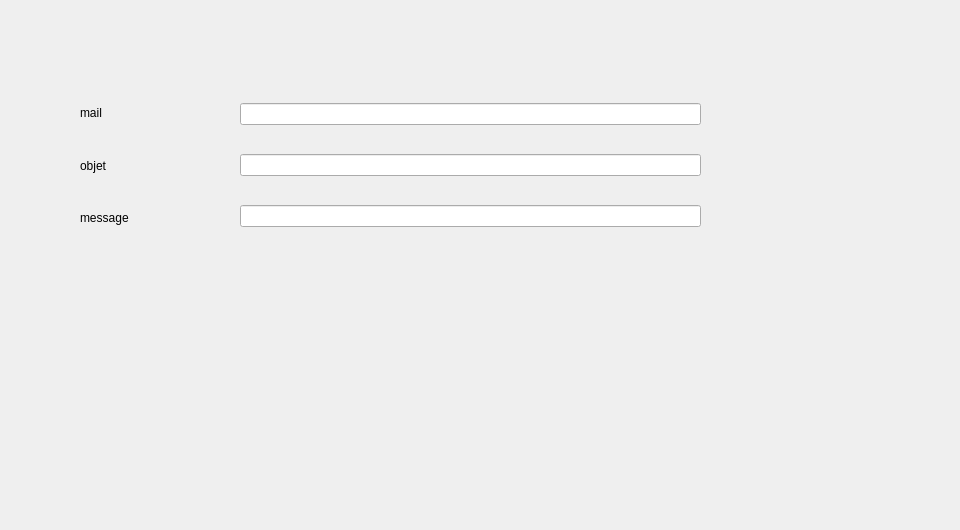
        <widget class="QWidget" name="tab_32">
         <attribute name="title">
          <string>Mailling</string>
         </attribute>
         <widget class="QPushButton" name="pushButton_7">
          <property name="geometry">
           <rect>
            <x>390</x>
            <y>240</y>
            <width>151</width>
            <height>41</height>
           </rect>
          </property>
          <property name="styleSheet">
           <string notr="true">border-image: url(:/img_mus/send.png);
background-color: transparent;
background: none;
border: none;
background-repeat: none;</string>
          </property>
          <property name="text">
           <string/>
          </property>
         </widget>
         <widget class="QWidget" name="verticalLayoutWidget_9">
          <property name="geometry">
           <rect>
            <x>240</x>
            <y>80</y>
            <width>461</width>
            <height>171</height>
           </rect>
          </property>
          <layout class="QVBoxLayout" name="verticalLayout_44">
           <item>
            <widget class="QLineEdit" name="_mail"/>
           </item>
           <item>
            <widget class="QLineEdit" name="_objet"/>
           </item>
           <item>
            <widget class="QLineEdit" name="_message"/>
           </item>
          </layout>
         </widget>
         <widget class="QWidget" name="verticalLayoutWidget_10">
          <property name="geometry">
           <rect>
            <x>80</x>
            <y>90</y>
            <width>160</width>
            <height>151</height>
           </rect>
          </property>
          <layout class="QVBoxLayout" name="verticalLayout_45">
           <item>
            <widget class="QLabel" name="label_144">
             <property name="text">
              <string>mail</string>
             </property>
            </widget>
           </item>
           <item>
            <widget class="QLabel" name="label_145">
             <property name="text">
              <string>objet</string>
             </property>
            </widget>
           </item>
           <item>
            <widget class="QLabel" name="label_146">
             <property name="text">
              <string>message</string>
             </property>
            </widget>
           </item>
          </layout>
         </widget>
         <widget class="QLabel" name="label_26">
          <property name="geometry">
           <rect>
            <x>-90</x>
            <y>-90</y>
            <width>951</width>
            <height>521</height>
           </rect>
          </property>
          <property name="text">
           <string/>
          </property>
          <property name="pixmap">
           <pixmap resource="image.qrc">:/img_mus/12.png</pixmap>
          </property>
         </widget>
         <zorder>label_26</zorder>
         <zorder>pushButton_7</zorder>
         <zorder>verticalLayoutWidget_9</zorder>
         <zorder>verticalLayoutWidget_10</zorder>
        </widget>
